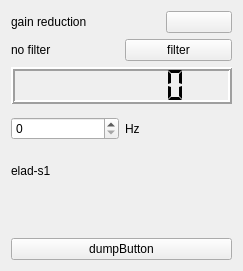
<?xml version="1.0" encoding="UTF-8"?>
<ui version="4.0">
 <class>eladWidget</class>
 <widget class="QWidget" name="eladWidget">
  <property name="geometry">
   <rect>
    <x>0</x>
    <y>0</y>
    <width>243</width>
    <height>271</height>
   </rect>
  </property>
  <property name="windowTitle">
   <string>Form</string>
  </property>
  <layout class="QVBoxLayout" name="verticalLayout">
   <item>
    <layout class="QHBoxLayout" name="horizontalLayout">
     <item>
      <widget class="QLabel" name="label_5">
       <property name="text">
        <string>gain reduction</string>
       </property>
      </widget>
     </item>
     <item>
      <widget class="QLabel" name="gainLabel">
       <property name="text">
        <string/>
       </property>
      </widget>
     </item>
     <item>
      <widget class="QPushButton" name="gainReduction">
       <property name="text">
        <string/>
       </property>
      </widget>
     </item>
    </layout>
   </item>
   <item>
    <layout class="QHBoxLayout" name="horizontalLayout_2">
     <item>
      <widget class="QLabel" name="filterText">
       <property name="text">
        <string>no filter</string>
       </property>
      </widget>
     </item>
     <item>
      <widget class="QPushButton" name="filter">
       <property name="text">
        <string>filter</string>
       </property>
      </widget>
     </item>
    </layout>
   </item>
   <item>
    <widget class="QLCDNumber" name="rateDisplay">
     <property name="lineWidth">
      <number>2</number>
     </property>
     <property name="digitCount">
      <number>7</number>
     </property>
     <property name="segmentStyle">
      <enum>QLCDNumber::Flat</enum>
     </property>
    </widget>
   </item>
   <item>
    <layout class="QHBoxLayout" name="horizontalLayout_3">
     <item>
      <widget class="QSpinBox" name="hzOffset">
       <property name="maximum">
        <number>999</number>
       </property>
      </widget>
     </item>
     <item>
      <widget class="QLabel" name="label_3">
       <property name="text">
        <string>Hz</string>
       </property>
      </widget>
     </item>
    </layout>
   </item>
   <item>
    <widget class="QLabel" name="label">
     <property name="text">
      <string>elad-s1</string>
     </property>
    </widget>
   </item>
   <item>
    <widget class="QLabel" name="statusLabel">
     <property name="text">
      <string/>
     </property>
    </widget>
   </item>
   <item>
    <widget class="QPushButton" name="dumpButton">
     <property name="text">
      <string>dumpButton</string>
     </property>
    </widget>
   </item>
  </layout>
 </widget>
 <resources/>
 <connections/>
</ui>
